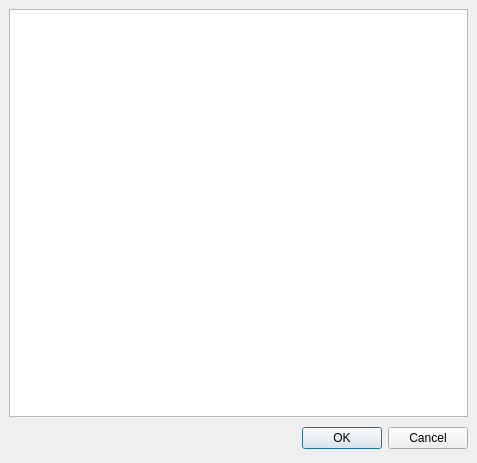
<ui version="4.0" >
 <author></author>
 <comment></comment>
 <exportmacro></exportmacro>
 <class>ConfigPlugin</class>
 <widget class="QDialog" name="ConfigPlugin" >
  <property name="geometry" >
   <rect>
    <x>0</x>
    <y>0</y>
    <width>477</width>
    <height>463</height>
   </rect>
  </property>
  <property name="windowTitle" >
   <string>Configurar Efectos</string>
  </property>
  <layout class="QGridLayout" >
   <property name="margin" >
    <number>9</number>
   </property>
   <property name="spacing" >
    <number>6</number>
   </property>
   <item row="0" column="0" >
    <widget class="QListWidget" name="lw_effects" >
     <property name="selectionMode" >
      <enum>QAbstractItemView::MultiSelection</enum>
     </property>
     <property name="movement" >
      <enum>QListView::Static</enum>
     </property>
     <property name="viewMode" >
      <enum>QListView::IconMode</enum>
     </property>
    </widget>
   </item>
   <item row="1" column="0" >
    <layout class="QHBoxLayout" >
     <property name="margin" >
      <number>0</number>
     </property>
     <property name="spacing" >
      <number>6</number>
     </property>
     <item>
      <spacer>
       <property name="orientation" >
        <enum>Qt::Horizontal</enum>
       </property>
       <property name="sizeHint" >
        <size>
         <width>131</width>
         <height>31</height>
        </size>
       </property>
      </spacer>
     </item>
     <item>
      <widget class="QPushButton" name="okButton" >
       <property name="text" >
        <string>OK</string>
       </property>
      </widget>
     </item>
     <item>
      <widget class="QPushButton" name="cancelButton" >
       <property name="text" >
        <string>Cancel</string>
       </property>
      </widget>
     </item>
    </layout>
   </item>
  </layout>
 </widget>
 <pixmapfunction></pixmapfunction>
 <resources/>
 <connections>
  <connection>
   <sender>okButton</sender>
   <signal>clicked()</signal>
   <receiver>ConfigPlugin</receiver>
   <slot>accept()</slot>
   <hints>
    <hint type="sourcelabel" >
     <x>278</x>
     <y>253</y>
    </hint>
    <hint type="destinationlabel" >
     <x>96</x>
     <y>254</y>
    </hint>
   </hints>
  </connection>
  <connection>
   <sender>cancelButton</sender>
   <signal>clicked()</signal>
   <receiver>ConfigPlugin</receiver>
   <slot>reject()</slot>
   <hints>
    <hint type="sourcelabel" >
     <x>369</x>
     <y>253</y>
    </hint>
    <hint type="destinationlabel" >
     <x>179</x>
     <y>282</y>
    </hint>
   </hints>
  </connection>
 </connections>
</ui>
